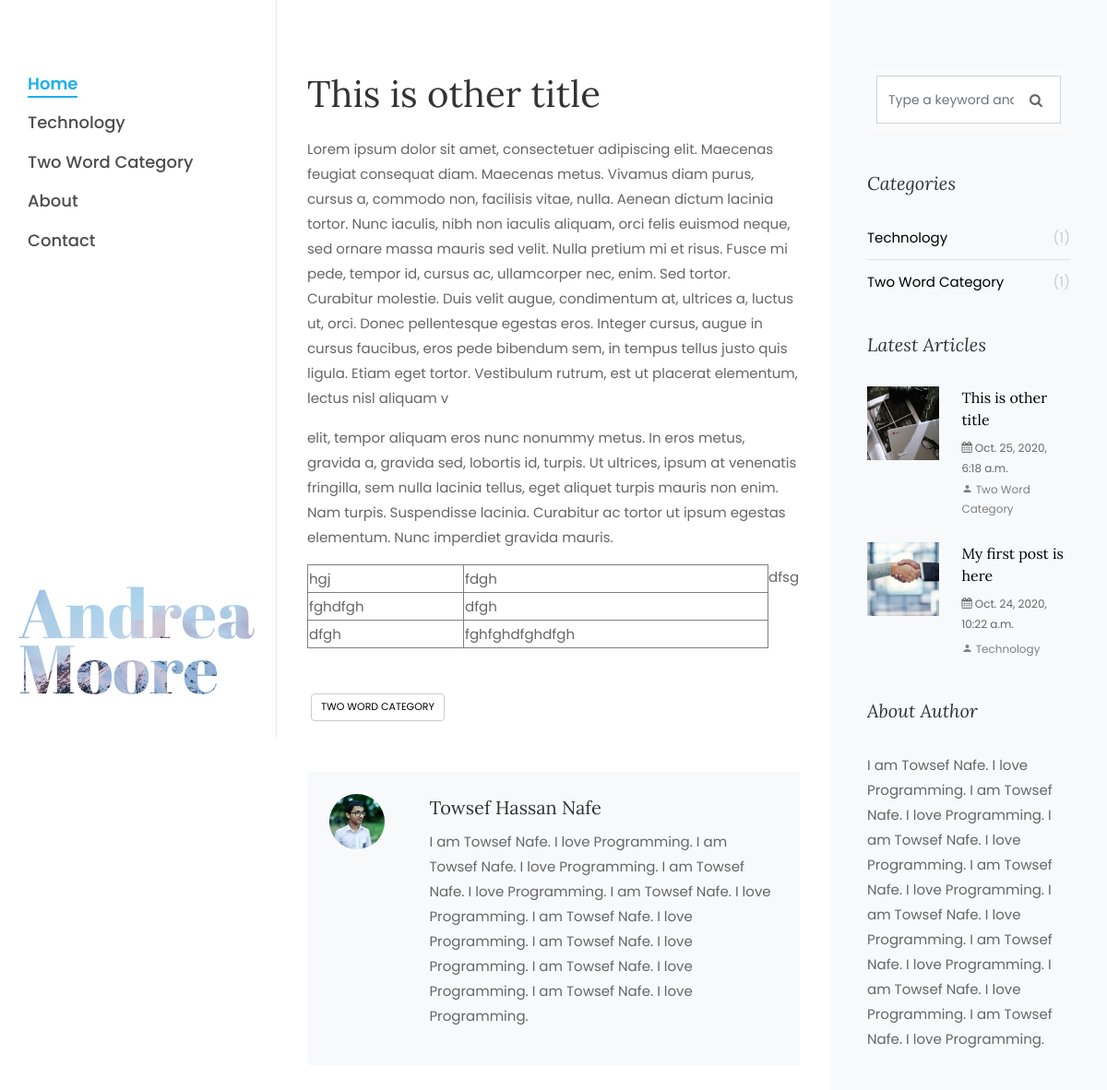
Screenshot of /article/2/ with the database file from the repository.
### blog/models.py (models this page shows, shortened)
class Category(models.Model):
    name = models.CharField(max_length=255)
    def __str__(self):
        return self.name

class Post(models.Model):
    title = models.CharField(max_length=255)
    header_image = models.ImageField(null=True, blank=True, upload_to='img/blog_images/')
    author = models.ForeignKey(User, on_delete=models.CASCADE)
    category = models.ForeignKey(Category, on_delete=models.CASCADE)
    short_description = models.TextField()
    body = RichTextField(blank=True, null=True)
    post_date = models.DateTimeField(auto_now_add=True)

class Profile(models.Model):
    user = models.OneToOneField(User, null=True, on_delete=models.CASCADE)
    header_title = models.CharField(max_length=255)
    bio = models.TextField()
    profile_pic = models.ImageField(null=True, blank=True, upload_to='img/author_images/')
    square_profile_pic = models.ImageField(null=True, blank=True, upload_to='img/square_author_images/')
    location = models.CharField(max_length=255, null=True, blank=True)
    phone = models.CharField(max_length=255, null=True, blank=True)
    website = models.CharField(max_length=255, null=True, blank=True)

### blog/views.py (the view)
# urls.py: path('article/<int:pk>/', ArticleDetailView.as_view(), name='article_detail'),
class ArticleDetailView(DetailView):
    model = Post
    template_name = 'blog/article_detail.html'
    def get_context_data(self, *args, **kwargs):
        post = Post.objects.get(pk=self.kwargs.get('pk'))
        lastest_post_obj = latest_post()
        category = categories()
        user = User.objects.all()[0]
        context = super(ArticleDetailView, self).get_context_data(*args, **kwargs)
        context['categories'] = category
        context['lastest_post_obj'] = lastest_post_obj
        context['user'] = user
        return context

### blog/views.py (called while the page is built)
def categories():
    all_categories = Category.objects.all().annotate(Count('post'))
    return all_categories

def latest_post():
    latest_post_list_obj = Post.objects.all()[::-1][:5]
    return latest_post_list_obj

### blog/templates/blog/article_detail.html (shortened to what this page needs)
{% load static %}
<!DOCTYPE html>
<html lang="en">
  <head>
    <link rel="stylesheet" href="{% static 'css/open-iconic-bootstrap.min.css' %}">
    <link rel="stylesheet" href="{% static 'css/animate.css' %}">
    <link rel="stylesheet" href="{% static 'css/owl.carousel.min.css' %}">
    <link rel="stylesheet" href="{% static 'css/owl.theme.default.min.css' %}">
    <link rel="stylesheet" href="{% static 'css/magnific-popup.css' %}">
    <link rel="stylesheet" href="{% static 'css/aos.css' %}">
    <link rel="stylesheet" href="{% static 'css/ionicons.min.css' %}">
    <link rel="stylesheet" href="{% static 'css/bootstrap-datepicker.css' %}">
    <link rel="stylesheet" href="{% static 'css/jquery.timepicker.css' %}">
    <link rel="stylesheet" href="{% static 'css/flaticon.css' %}">
    <link rel="stylesheet" href="{% static 'css/icomoon.css' %}">
    <link rel="stylesheet" href="{% static 'css/style.css' %}">
  </head>
  <body>
	<div id="colorlib-page">
		{% include 'blog/left_sidebar.html' %}
		<div id="colorlib-main">
			<section class="ftco-section ftco-no-pt ftco-no-pb">
	    	<div class="container">
	    		<div class="row d-flex">
	    			<div class="col-lg-8 px-md-5 py-5">
	    				<div class="row pt-md-4">
	    					<h1 class="mb-3">{{ post.title }}</h1>
		            <p>{{ post.body|safe }}</p>
                        <div class="tag-widget post-tag-container mb-5 mt-5">
    		              <div class="tagcloud">
    		                <a href="{% url 'category' post.category|slugify %}" class="tag-cloud-link">{{ post.category.name.title }}</a>
    		              </div>
    		            </div>
		            <div class="about-author d-flex p-4 bg-light">
		              <div class="bio mr-5">
		                <img src="{{ post.author.profile.square_profile_pic.url }}" alt="Image placeholder" class="img-fluid mb-4">
		              </div>
		              <div class="desc">
		                <h3>{{ post.author.first_name }} {{ post.author.last_name }}</h3>
		                <p>{{ post.author.profile.bio }}</p>
		              </div>
		            </div>
			    		</div>
			    	</div>
	    			<div class="col-lg-4 sidebar ftco-animate bg-light pt-5">
	            <div class="sidebar-box pt-md-4">
	              <form action="#" class="search-form">
	                <div class="form-group">
	                  <span class="icon icon-search"></span>
	                  <input type="text" class="form-control" placeholder="Type a keyword and hit enter">
	                </div>
	              </form>
	            </div>
	            <div class="sidebar-box ftco-animate">
	            	<h3 class="sidebar-heading">Categories</h3>
                    <ul class="categories">
      					{% for category in categories %}
      	                <li><a href="{% url 'category' category.name|slugify %}">{{ category.name.title }} <span>({{ category.post__count }})</span></a></li>
      					{% endfor %}
  	                 </ul>
	            </div>
                <div class="sidebar-box ftco-animate fadeInUp ftco-animated">
	              <h3 class="sidebar-heading">Latest Articles</h3>
				  {% for latest_post in lastest_post_obj %}
	              <div class="block-21 mb-4 d-flex">
	                <a class="blog-img mr-4" style="background-image: url({{ latest_post.header_image.url }});"></a>
	                <div class="text">
	                  <h3 class="heading"><a href="{% url 'article_detail' latest_post.pk %}">{{ latest_post.title }}</a></h3>
	                  <div class="meta">
	                    <div><span class="icon-calendar"></span> {{ latest_post.post_date }}</div>
	                    <div><a href="{% url 'category' latest_post.category|slugify %}"><span class="icon-person"></span> {{ latest_post.category.name.title }}</a></div>
	                  </div>
	                </div>
	              </div>
				  {% endfor %}
	            </div>
	            <div class="sidebar-box ftco-animate">
	              <h3 class="sidebar-heading">About Author</h3>
	              <p>{{ user.profile.bio }}</p>
	            </div>
	          </div>
	    		</div>
	    	</div>
	    </section>
		</div>
	</div>
  </body>
</html>

### blog/templates/blog/left_sidebar.html
{% load static %}
<aside id="colorlib-aside" role="complementary" class="js-fullheight">
    <nav id="colorlib-main-menu" role="navigation">
        <ul>
            <li class="colorlib-active"><a href="{% url 'home' %}">Home</a></li>
            {% for category in categories %}
            <li><a href="{% url 'category' category.name|slugify %}">{{ category.name.title }}</a></li>
            {% endfor %}
            <li><a href="{% url 'about' %}">About</a></li>
            <li><a href="{% url 'contact' %}">Contact</a></li>
        </ul>
    </nav>
    <div class="colorlib-footer">
        <h1 id="colorlib-logo" class="mb-4"><a href="{% url 'home' %}" style="background-image: url({% static 'images/bg_1.jpg' %});">Andrea <span>Moore</span></a></h1>
    </div>
</aside>

### static/css/icomoon.css (style rules this page uses)
[class^="icon-"], [class*=" icon-"] { font-family: 'icomoon' !important; speak: none; font-style: normal; font-weight: normal; font-variant: normal; text-transform: none; line-height: 1; -webkit-font-smoothing: antialiased; -moz-osx-font-smoothing: grayscale; }
.icon-search:before { content: "\f002"; }
.icon-calendar:before { content: "\f073"; }
.icon-person:before { content: "\e7fd"; }

### rows the page displays
Category: name "Technology", post__count "1"
Category: name "Two Word Category", post__count "1"
Post: title "This is other title", body "Lorem ipsum dolor sit amet, consectetuer adipiscing elit. Maecenas feugiat consequat diam. Maecenas metus. Vivamus diam purus, cursus a, commodo non, facilisis vitae, nulla. Aenean dictum lacinia tortor. Nunc iaculis, nibh non iaculis aliquam, orci felis euismod neque, sed ornare massa mauris sed velit. Nulla pretium mi et risus. Fusce mi pede, tempor id, cursus ac, ullamcorper nec, enim. Sed tortor. Curabitur molestie. Duis velit augue, condimentum at, ultrices a, luctus ut, orci. Donec pellentesque egestas eros. Integer cursus, augue in cursus faucibus, eros pede bibendum sem, in tempus tellus justo quis ligula. Etiam eget tortor. Vestibulum rutrum, est ut placerat elementum, lectus nisl…", category.name "TWO WORD CATEGORY", author.profile.square_profile_pic (picture), author.first_name "Towsef Hassan", author.last_name "Nafe", author.profile.bio "I am Towsef Nafe. I love Programming. I am Towsef Nafe. I love Programming. I am Towsef Nafe. I love Programming. I am Towsef Nafe. I love Programming. I am Towsef Nafe. I love Programming. I am Towsef Nafe. I love Programming. I am Towsef Nafe. I love Programming. I am Towsef Nafe. I love Programming.", header_image (picture), post_date "Oct. 25, 2020, 6:18 a.m.", category.name "Two Word Category"
Post: header_image (picture), title "My first post is here", post_date "Oct. 24, 2020, 10:22 a.m.", category.name "Technology"
